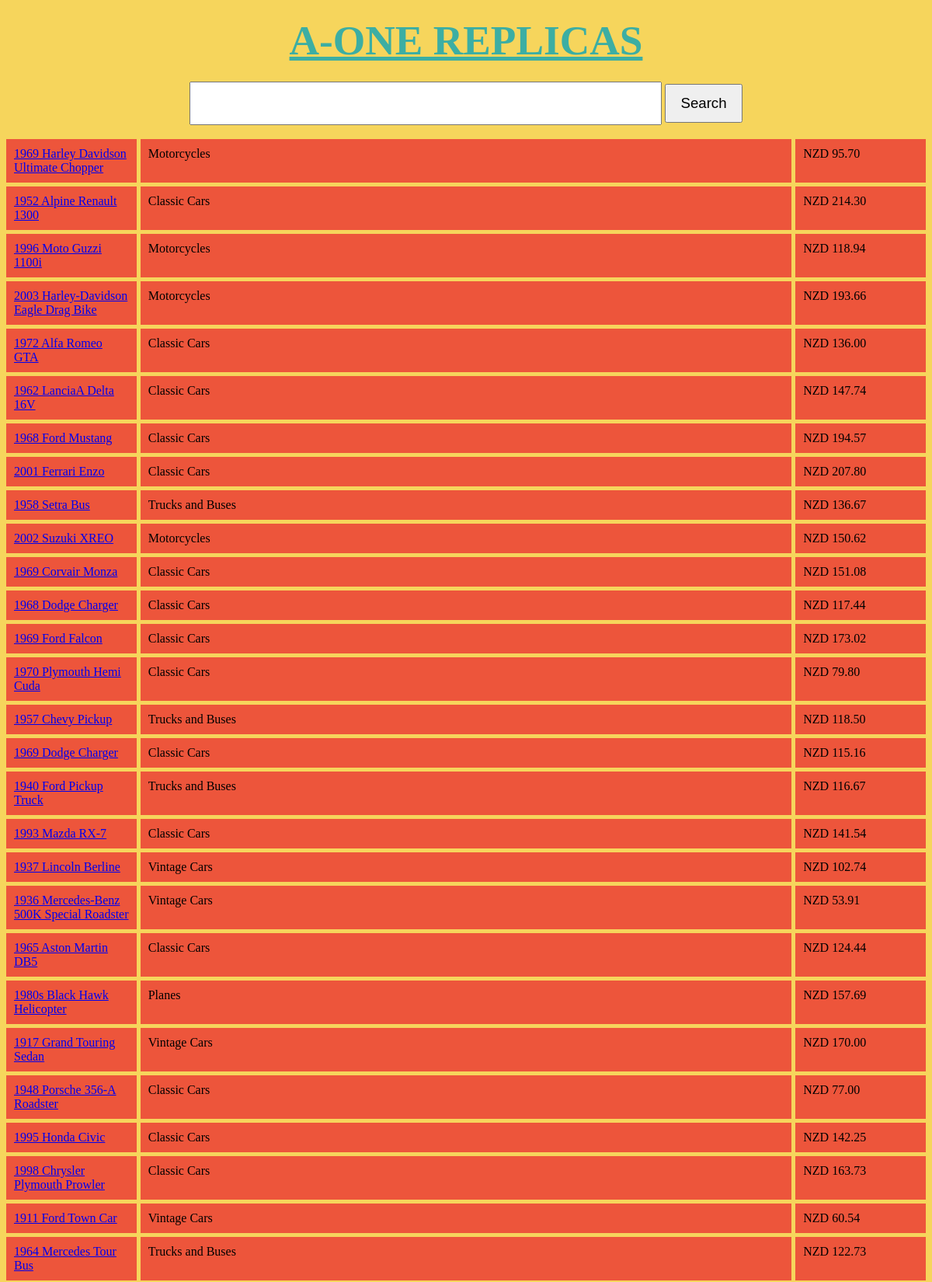
Screenshot of /PHP/results.php (upper part) with the database file from the repository.
### tables this page shows
CREATE TABLE `products` (
  `productCode` varchar(15) NOT NULL,
  `productName` varchar(70) NOT NULL,
  `productLine` varchar(50) NOT NULL,
  `productScale` varchar(10) NOT NULL,
  `productVendor` varchar(50) NOT NULL,
  `productDescription` text NOT NULL,
  `quantityInStock` smallint(6) NOT NULL,
  `buyPrice` decimal(10,2) NOT NULL,
  `MSRP` decimal(10,2) NOT NULL
);

### PHP/results.php (the view, shortened to what this page needs)
<!DOCTYPE html>
<html>
    <head>
        <link rel="stylesheet" href="gridwork-done.css">
    </head>
    <body>
        <h1> <div class='top'><a  class='toptext' href="index.php">A-ONE REPLICAS </a> </div></h1>
        <form class='inline-block-center' action="results.php" method="GET">
            <input id='tb1' type="text" name="keywords">
            <input id='but1' type="submit" value="Search">
            <br><br>
        </form>
        <div class="outermost_div">
<?php
    $searchterm = "%".$_GET["keywords"]."%";
     $con = mysqli_connect("localhost", "root", "", "test");
    $query = "SELECT * FROM `products` where `productDescription` Like '$searchterm'";
    $result = mysqli_query($con, $query);
	if($result !=FALSE)
	{
		while($row = mysqli_fetch_assoc($result)) {
			echo '<div class="boxes" id="A">';
			echo '<a href="items.php?id=';
			echo $row['productCode']." \">";
			echo $row['productName'] . "	";
			echo '</a>';
			echo '</div>';
			echo '<div class="boxes" id="B">';
			echo $row['productLine'] . "	";
			echo '</div>';
			echo '<div class="boxes" id="C">';
			echo "NZD ".$row['MSRP'] . "	";
			echo '</div>';
		}
	}
	else
		echo mysql_error();
?>
            </div>
            </body>
</html>

### PHP/gridwork-done.css (style rules this page uses)
.outermost_div { display:grid; grid-template-columns: 1fr 5fr 1fr; grid-gap: 5px; }
.boxes { background-color:#ED553B; padding:10px; }
#A { grid-column-start: 1; grid-column-end: 2; }
#B { grid-column-start: 2; grid-column-end: 2; }
#C { grid-column-start: 3; grid-column-end: 3; }
.top { margin: 0 auto; text-align: center; color: #3CAEA3; font-size:40pt; }
#tb1 { height:50px; width:600px; font-size:14pt; margin: 0 auto; }
#but1 { height:50px; width:100px; font-size:14pt; margin: 0 auto; }
body { background: #F6D55C; }
.inline-block-center { text-align: center; }
a.toptext { color: #3CAEA3; }

### rows the page displays
products: productName "1969 Harley Davidson Ultimate Chopper", productLine "Motorcycles", MSRP "95.70"
products: productName "1952 Alpine Renault 1300", productLine "Classic Cars", MSRP "214.30"
products: productName "1996 Moto Guzzi 1100i", productLine "Motorcycles", MSRP "118.94"
products: productName "2003 Harley-Davidson Eagle Drag Bike", productLine "Motorcycles", MSRP "193.66"
products: productName "1972 Alfa Romeo GTA", productLine "Classic Cars", MSRP "136.00"
products: productName "1962 LanciaA Delta 16V", productLine "Classic Cars", MSRP "147.74"
products: productName "1968 Ford Mustang", productLine "Classic Cars", MSRP "194.57"
products: productName "2001 Ferrari Enzo", productLine "Classic Cars", MSRP "207.80"
products: productName "1958 Setra Bus", productLine "Trucks and Buses", MSRP "136.67"
products: productName "2002 Suzuki XREO", productLine "Motorcycles", MSRP "150.62"
products: productName "1969 Corvair Monza", productLine "Classic Cars", MSRP "151.08"
products: productName "1968 Dodge Charger", productLine "Classic Cars", MSRP "117.44"
products: productName "1969 Ford Falcon", productLine "Classic Cars", MSRP "173.02"
products: productName "1970 Plymouth Hemi Cuda", productLine "Classic Cars", MSRP "79.80"
products: productName "1957 Chevy Pickup", productLine "Trucks and Buses", MSRP "118.50"
products: productName "1969 Dodge Charger", productLine "Classic Cars", MSRP "115.16"
products: productName "1940 Ford Pickup Truck", productLine "Trucks and Buses", MSRP "116.67"
products: productName "1993 Mazda RX-7", productLine "Classic Cars", MSRP "141.54"
products: productName "1937 Lincoln Berline", productLine "Vintage Cars", MSRP "102.74"
products: productName "1936 Mercedes-Benz 500K Special Roadster", productLine "Vintage Cars", MSRP "53.91"
products: productName "1965 Aston Martin DB5", productLine "Classic Cars", MSRP "124.44"
products: productName "1980s Black Hawk Helicopter", productLine "Planes", MSRP "157.69"
products: productName "1917 Grand Touring Sedan", productLine "Vintage Cars", MSRP "170.00"
products: productName "1948 Porsche 356-A Roadster", productLine "Classic Cars", MSRP "77.00"
products: productName "1995 Honda Civic", productLine "Classic Cars", MSRP "142.25"
products: productName "1998 Chrysler Plymouth Prowler", productLine "Classic Cars", MSRP "163.73"
products: productName "1911 Ford Town Car", productLine "Vintage Cars", MSRP "60.54"
products: productName "1964 Mercedes Tour Bus", productLine "Trucks and Buses", MSRP "122.73"
